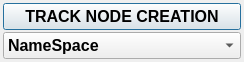
<?xml version="1.0" encoding="UTF-8"?>
<ui version="4.0">
 <class>Dialog</class>
 <widget class="QDialog" name="Dialog">
  <property name="geometry">
   <rect>
    <x>0</x>
    <y>0</y>
    <width>244</width>
    <height>60</height>
   </rect>
  </property>
  <property name="windowTitle">
   <string>Tracker</string>
  </property>
  <layout class="QVBoxLayout" name="verticalLayout">
   <property name="spacing">
    <number>2</number>
   </property>
   <property name="margin">
    <number>3</number>
   </property>
   <item>
    <widget class="QPushButton" name="trackBTN">
     <property name="font">
      <font>
       <pointsize>12</pointsize>
       <weight>75</weight>
       <bold>true</bold>
      </font>
     </property>
     <property name="text">
      <string>TRACK NODE CREATION</string>
     </property>
     <property name="checkable">
      <bool>true</bool>
     </property>
    </widget>
   </item>
   <item>
    <widget class="QComboBox" name="convertCMB">
     <property name="font">
      <font>
       <pointsize>12</pointsize>
       <weight>75</weight>
       <bold>true</bold>
      </font>
     </property>
     <item>
      <property name="text">
       <string>NameSpace</string>
      </property>
     </item>
     <item>
      <property name="text">
       <string>CryCharacterPart</string>
      </property>
     </item>
     <item>
      <property name="text">
       <string>CryRigPart</string>
      </property>
     </item>
    </widget>
   </item>
  </layout>
 </widget>
 <resources/>
 <connections/>
</ui>
